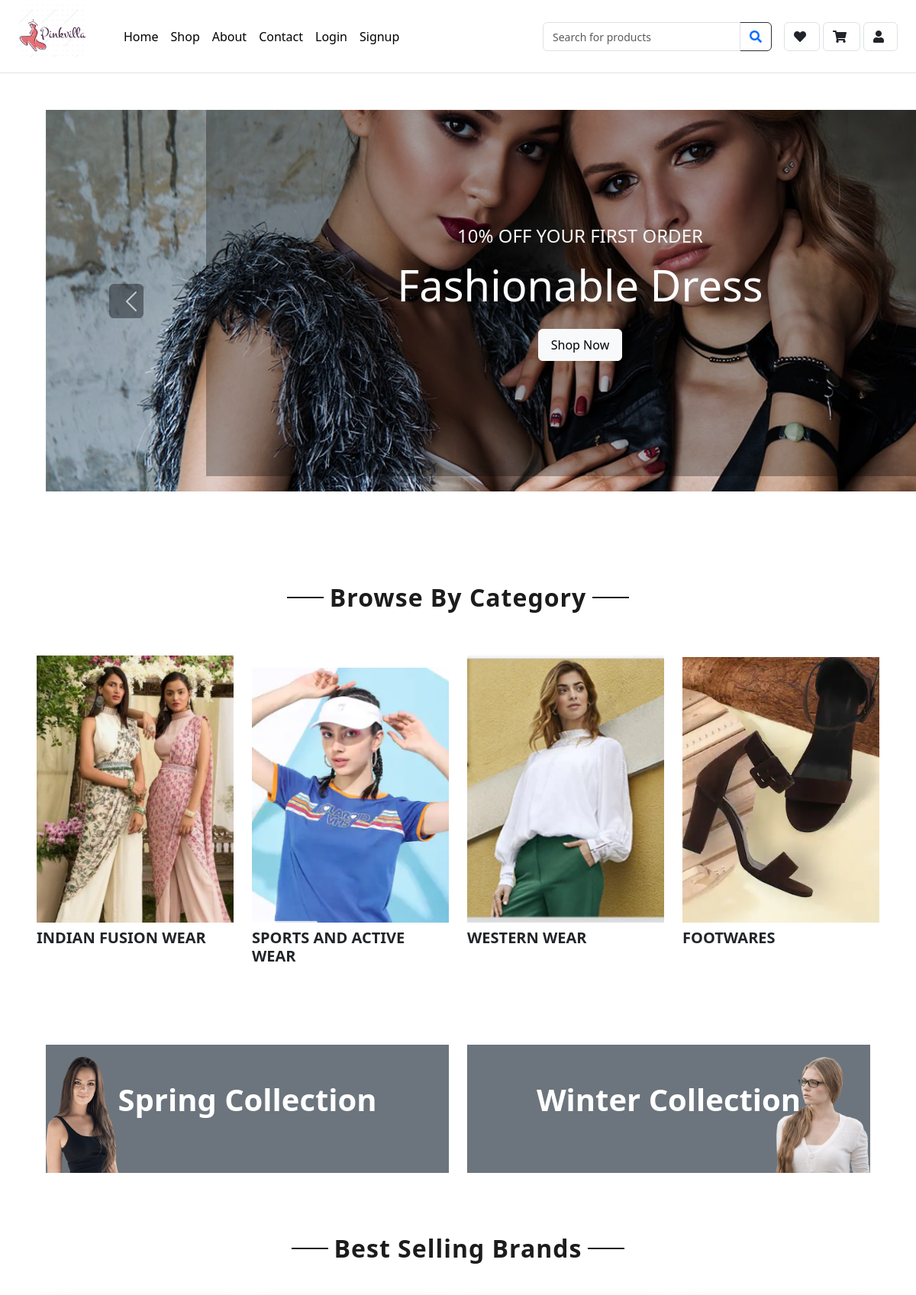
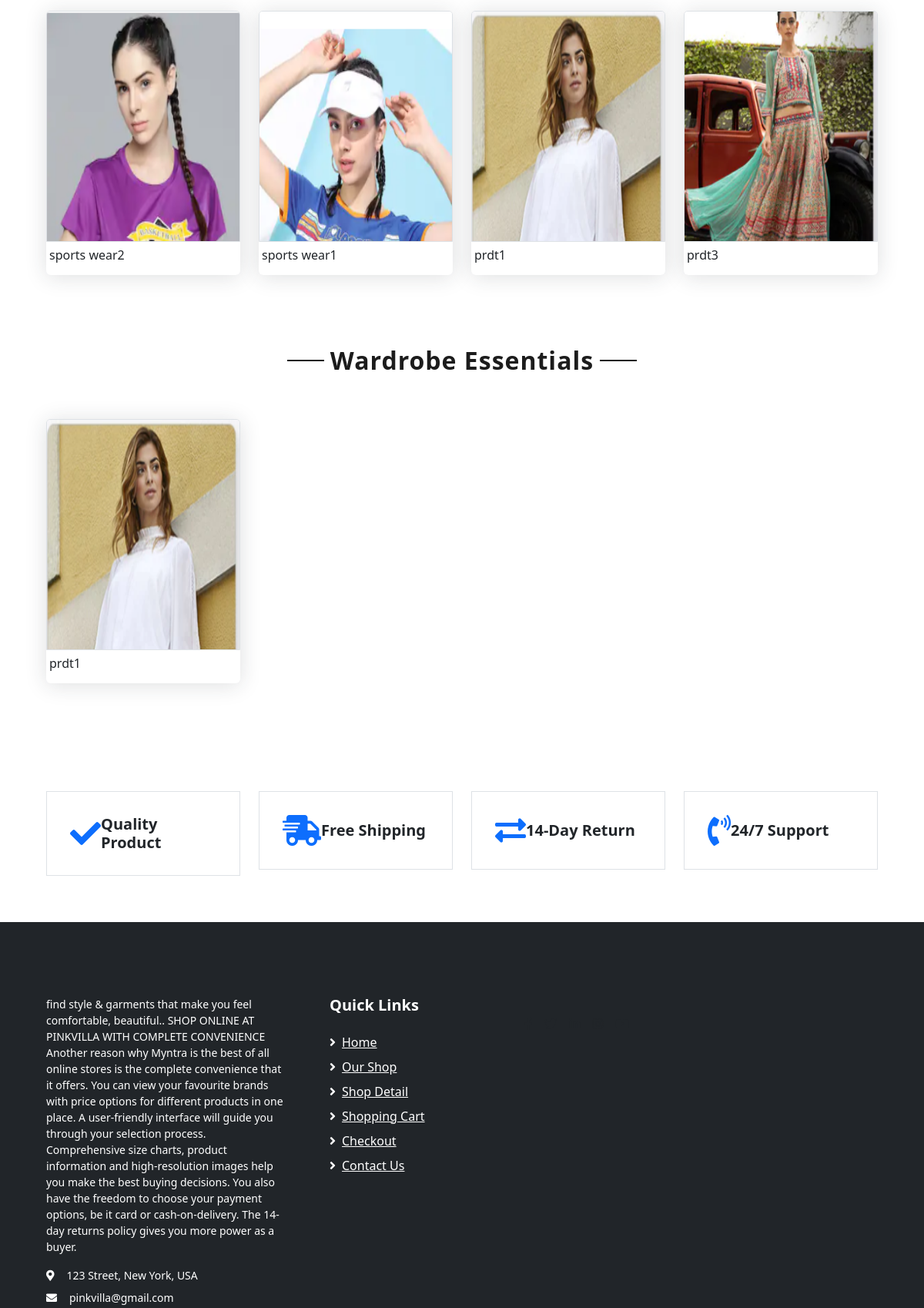
The page /home_before/ (upper part) on the database its author committed (2 pictures, top to bottom).
### app1/models.py (models this page shows, shortened)
class category(models.Model):
    id = models.AutoField(primary_key=True)
    name = models.CharField(max_length=100)
    category_image = models.ImageField(upload_to='category',default='default_image.jpg')

class Product(models.Model):
    id = models.AutoField(primary_key=True)
    name = models.CharField(max_length=100)
    brand = models.ForeignKey(Brand,on_delete=models.CASCADE)
    category = models.ForeignKey(category,on_delete=models.CASCADE)
    description = models.TextField()
    sales_count = models.PositiveIntegerField(default=0)
    wardrobe_essential = models.BooleanField(default=False)
    image = models.ImageField(blank=True, upload_to='images/')

### app1/views.py (the view)
# urls.py: path('home_before/', views.home_before, name='home_before'),
def home_before(request):
    categories = category.objects.all()
    best_selling_products = Product.objects.order_by('-sales_count')[:4]
    wardrobe_essentials = Product.objects.filter(wardrobe_essential=True)[:4]
    return render(request, 'home_before.html', {'categories': categories, 'best_selling_products': best_selling_products,
    'wardrobe_essentials': wardrobe_essentials})

### app1/templates/home_before.html (shortened to what this page needs)
<!DOCTYPE html>
<html lang="en">
  {% load static %}
<head>
    <link href="https://cdnjs.cloudflare.com/ajax/libs/font-awesome/5.10.0/css/all.min.css" rel="stylesheet">
    <link href="lib/owlcarousel/assets/owl.carousel.min.css" rel="stylesheet">
    <link href="/static/app/css/style.min.css" rel="stylesheet">
    <link href="{% static 'app/css/style.css' %}" rel="stylesheet">
    <link href="https://cdn.jsdelivr.net/npm/bootstrap@5.3.0/dist/css/bootstrap.min.css" rel="stylesheet">
</head>
<body>
    <div class="row align-items-center py-1 px-xl-4">
        <div class="d-flex align-items-center">
            <div class="mr-5 d-none d-lg-block">
                <a href="" class="text-decoration-none">
                    <h1 class="mb-3 display-5 font-weight-semi-bold">
                             <img src="{% static "app/img/product/logo2.jpg" %}" alt="Logo" class="img-fluid"  style="width: 90px; height: auto; ">
                    </h1>
                </a>
            </div>
            <div class="mr-3">
                <a href="{% url 'userhome' %}" style="text-decoration: none;">
                    <button type="button" style="border: none; background: none; padding: 0; cursor: pointer;">Home</button>
                </a>
            </div>
            <div class="mr-3">
                <a href="{% url 'shop_before' %}" style="text-decoration: none;">
                    <button type="button" style="border: none; background: none; padding: 0; cursor: pointer;">Shop</button>
                </a>
            </div>
            <div class="mr-3">
                <a href="{% url 'about' %}" style="text-decoration: none;">
                    <button type="button" style="border: none; background: none; padding: 0; cursor: pointer;">About</button>
                </a>
            </div>
            <div class="mr-3">
                <a href="{% url 'contact' %}" style="text-decoration: none;">
                    <button type="button" style="border: none; background: none; padding: 0; cursor: pointer;">Contact</button>
                </a>
            </div>
            <div class="mr-3">
                <a href="{% url 'user_login' %}" style="text-decoration: none;">
                    <button type="button" style="border: none; background: none; padding: 0; cursor: pointer;">Login</button>
                </a>
            </div>
            <div class="mr-3">
                <a href="{% url 'signup' %}" style="text-decoration: none;">
                    <button type="button" style="border: none; background: none; padding: 0; cursor: pointer;">Signup</button>
                </a>
            </div>
            <div class="ml-auto d-flex align-items-center">
                <form action="" class="flex-grow-1">
                    <div class="input-group" style="width: 300px;">
                        <input type="text" class="form-control" placeholder="Search for products">
                        <div class="input-group-append">
                            <span class="input-group-text bg-transparent text-primary">
                                <i class="fa fa-search"></i>
                            </span>
                        </div>
                    </div>
                </form>
                <a href="{% url 'wishlist' %}" class="btn border ml-3">
                    <i class="fas fa-heart"></i>
                </a>
                <a href="{% url 'show-cart' %}" class="btn border ml-1">
                    <i class="fas fa-shopping-cart"></i>
                </a>
                <a href="{% url 'user_profile' %}" class="btn border ml-1">
                    <i class="fa fa-user" aria-hidden="true"></i>
                </a>
            </div>
        </div>
    </div>
   {% block main-content%}
<div class="container-fluid mb-5">
    <div class="row border-top px-xl-5">
        <div class="col-lg-9">
            <div id="header-carousel" class="carousel slide mt-5 " data-ride="carousel" style="width: 1400px;">
                <div class="carousel-inner">
                    <div class="carousel-item active" style="height:500px; ">
                        <img class="img-fluid" src="{% static "app/img/product/carousel-1.jpg"%}" alt="Image">
                        <div class="carousel-caption d-flex flex-column align-items-center justify-content-center">
                            <div class="p-3" style="max-width: 700px;">
                                <h4 class="text-light text-uppercase font-weight-medium mb-3">10% Off Your First Order</h4>
                                <h3 class="display-4 text-white font-weight-semi-bold mb-4">Fashionable Dress</h3>
                                <a href="{% url 'shop_before' %}" class="btn btn-light py-2 px-3">Shop Now</a>
                            </div>
                        </div>
                    </div>
                </div>
                <a class="carousel-control-prev" href="#header-carousel" data-slide="prev">
                    <div class="btn btn-dark" style="width: 45px; height: 45px;">
                        <span class="carousel-control-prev-icon mb-n2"></span>
                    </div>
                </a>
            </div>
        </div>
    </div>
</div>
<br>
    <br>
    <br>
    <div class="text-center mb-4">
        <h2 class="section-title px-5"><span class="px-2">Browse By Category</span></h2>
    </div>
    <div class="row px-xl-5 pb-3">
        {% for category in categories %}
        <div class="col-lg-3 col-md-3 pb-3 mt-4 ">
                <a href="{% url 'user_product' category.id %}" class="cat-img position-relative overflow-hidden mb-3" style="height: 300px; width: 300px;">
                    <img class="img-fluid" src="{{ category.category_image.url }}" alt="" style="height: 350px; width:300px; object-fit: cover;">
                </a>
                <h5 class="font-weight-semi-bold m-0 ">{{ category.name }}</h5>
        </div>
        {% endfor %}
    </div>
    {% endblock main-content%}
    <br>
    {% block content%}
    <div class="container-fluid offer pt-5">
        <div class="row px-xl-5">
            <div class="col-md-6 pb-4">
                <div class="position-relative bg-secondary text-center text-md-right text-white mb-2 py-5 px-5">
                    <img src="{% static "app/img/product/offer-1.png"%}" alt="">
                    <div class="position-relative" style="z-index: 1;">
                        <h1 class="mb-4 font-weight-semi-bold">Spring Collection</h1>
                    </div>
                </div>
            </div>
            <div class="col-md-6 pb-4">
                <div class="position-relative bg-secondary text-center text-md-left text-white mb-2 py-5 px-5">
                    <img src="{% static "app/img/product/offer-2.png"%}" alt="">
                    <div class="position-relative" style="z-index: 1;">
                        <h1 class="mb-4 font-weight-semi-bold">Winter Collection</h1>
                    </div>
                </div>
            </div>
        </div>
    </div>
    <div class="container-fluid pt-5">
        <div class="text-center mb-4">
            <h2 class="section-title px-5"><span class="px-2">Best Selling Brands</span></h2>
        </div>
        <br>
        <div class="row px-xl-5 pb-3 ">
            {% for product in best_selling_products %}
            <div class="col-lg-3 col-md-6 col-sm-12 pb-1">
                <div class="card product-item border-0 mb-4" >
                    <a href="{% url 'product_detail' product.id %}" >
                    <div class="card-header product-img position-relative overflow-hidden bg-transparent border p-0">
                        <img class="img-fluid w-100 " src="{{ product.image.url }}" alt="" style="height: 500px;">
                    </div>  </a>
                        <div class="d-flex p-1 pt-0 pb-2" style="justify-content: space-between;">
                        <h6 class="text-truncate mb-2 mt-2">{{ product.name }}</h6>
                    </div>
                </div>
            </div>
            {% endfor %}
        </div>
    </div>
        <div class="container-fluid pt-5">
        <div class="text-center mb-4">
            <h2 class="section-title px-5"><span class="px-2">Wardrobe Essentials</span></h2>
        </div>
        <br>
        <div class="row px-xl-5 pb-3">
            {% for product in wardrobe_essentials %}
            <div class="col-lg-3 col-md-6 col-sm-12 pb-1">
                <div class="card product-item border-0 mb-4">
                    <a href="{% url 'product_detail' product.id %}" >
                        <div class="card-header product-img position-relative overflow-hidden bg-transparent border p-0">
                            <img class="img-fluid w-100 " src="{{ product.image.url }}" alt="" style="height: 500px;">
                        </div>  </a>
                    <div class="d-flex p-1 pt-0 pb-2" style="justify-content: space-between;">
                        <h6 class="text-truncate mb-2 mt-2 ">{{ product.name }}</h6>
                    </div>
                </div>
            </div>
            {% endfor %}
        </div>
    </div>
    {% endblock content%}
    <br>
    <br>
     <div class="container-fluid pt-5">
        <div class="row px-xl-5 pb-3">
            <div class="col-lg-3 col-md-6 col-sm-12 pb-1">
                <div class="d-flex align-items-center border mb-4" style="padding: 30px;">
                    <h1 class="fa fa-check text-primary m-0 mr-3"></h1>
                    <h5 class="font-weight-semi-bold m-0">Quality Product</h5>
                </div>
            </div>
            <div class="col-lg-3 col-md-6 col-sm-12 pb-1">
                <div class="d-flex align-items-center border mb-4" style="padding: 30px;">
                    <h1 class="fa fa-shipping-fast text-primary m-0 mr-2"></h1>
                    <h5 class="font-weight-semi-bold m-0">Free Shipping</h5>
                </div>
            </div>
            <div class="col-lg-3 col-md-6 col-sm-12 pb-1">
                <div class="d-flex align-items-center border mb-4" style="padding: 30px;">
                    <h1 class="fas fa-exchange-alt text-primary m-0 mr-3"></h1>
                    <h5 class="font-weight-semi-bold m-0">14-Day Return</h5>
                </div>
            </div>
            <div class="col-lg-3 col-md-6 col-sm-12 pb-1">
                <div class="d-flex align-items-center border mb-4" style="padding: 30px;">
                    <h1 class="fa fa-phone-volume text-primary m-0 mr-3"></h1>
                    <h5 class="font-weight-semi-bold m-0">24/7 Support</h5>
                </div>
            </div>
        </div>
    </div>
    <div class="container-fluid bg-dark text-white mt-3 pt-5">
        <div class="row px-xl-5 pt-5">
            <div class="col-lg-4 col-md-12 mb-5 pr-3 pr-xl-5">
                <p>find style & garments that make you feel comfortable, beautiful..
                    SHOP ONLINE AT PINKVILLA WITH COMPLETE CONVENIENCE
Another reason why Myntra is the best of all online stores is the complete convenience that it offers.
 You can view your favourite brands with price options for different products in one place.
 A user-friendly interface will guide you through your selection process. Comprehensive size charts,
  product information and high-resolution images help you make the best buying decisions.
   You also have the freedom to choose your payment options, be it card or cash-on-delivery.
    The 14-day returns policy gives you more power as a buyer.
                </p>
                <p class="mb-2"><i class="fa fa-map-marker-alt text-white mr-3"></i>123 Street, New York, USA</p>
                <p class="mb-2"><i class="fa fa-envelope text-white mr-3"></i>pinkvilla@gmail.com</p>
            </div>
            <div class="col-lg-8 col-md-12">
                <div class="row">
                    <div class="col-md-4 mb-5">
                        <h5 class="font-weight-bold text-white mb-4">Quick Links</h5>
                        <div class="d-flex flex-column justify-content-start">
                            <a class="text-white mb-2" href="index.html"><i class="fa fa-angle-right mr-2"></i>Home</a>
                            <a class="text-white mb-2" href="shop.html"><i class="fa fa-angle-right mr-2"></i>Our Shop</a>
                            <a class="text-white mb-2" href="detail.html"><i class="fa fa-angle-right mr-2"></i>Shop Detail</a>
                            <a class="text-white mb-2" href="cart.html"><i class="fa fa-angle-right mr-2"></i>Shopping Cart</a>
                            <a class="text-white mb-2" href="checkout.html"><i class="fa fa-angle-right mr-2"></i>Checkout</a>
                            <a class="text-white" href="contact.html"><i class="fa fa-angle-right mr-2"></i>Contact Us</a>
                        </div>
                    </div>
                     <div class="col-md-4 mb-5">
                        <div class="d-flex flex-column justify-content-start">
                            <div class="d-inline-flex align-items-center">
                                <a class="text-dark px-2" href="">
                                    <i class="fab fa-facebook-f"></i>
                                </a>
                                <a class="text-dark px-2" href="">
                                    <i class="fab fa-twitter"></i>
                                </a>
                                <a class="text-dark px-2" href="">
                                    <i class="fab fa-linkedin-in"></i>
                                </a>
                                <a class="text-dark px-2" href="">
                                    <i class="fab fa-instagram"></i>
                                </a>
                                <a class="text-dark pl-2" href="">
                                    <i class="fab fa-youtube"></i>
                                </a>
                        </div>
                    </div>
                </div>
            </div>
        </div>
    </div>
</body>
</html>

### rows shown on the page
category: category_image (picture), name "INDIAN FUSION WEAR"
category: category_image (picture), name "SPORTS AND ACTIVE WEAR"
category: category_image (picture), name "WESTERN WEAR"
category: category_image (picture), name "FOOTWARES"
Product: image (picture), name "sports wear2"
Product: image (picture), name "sports wear1"
Product: image (picture), name "prdt1"
Product: image (picture), name "prdt3"
